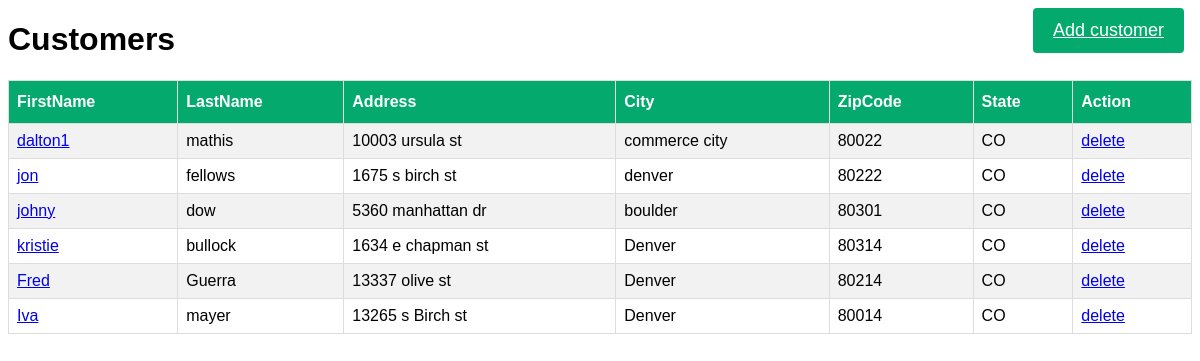
Before: /customers/ with the older database file.
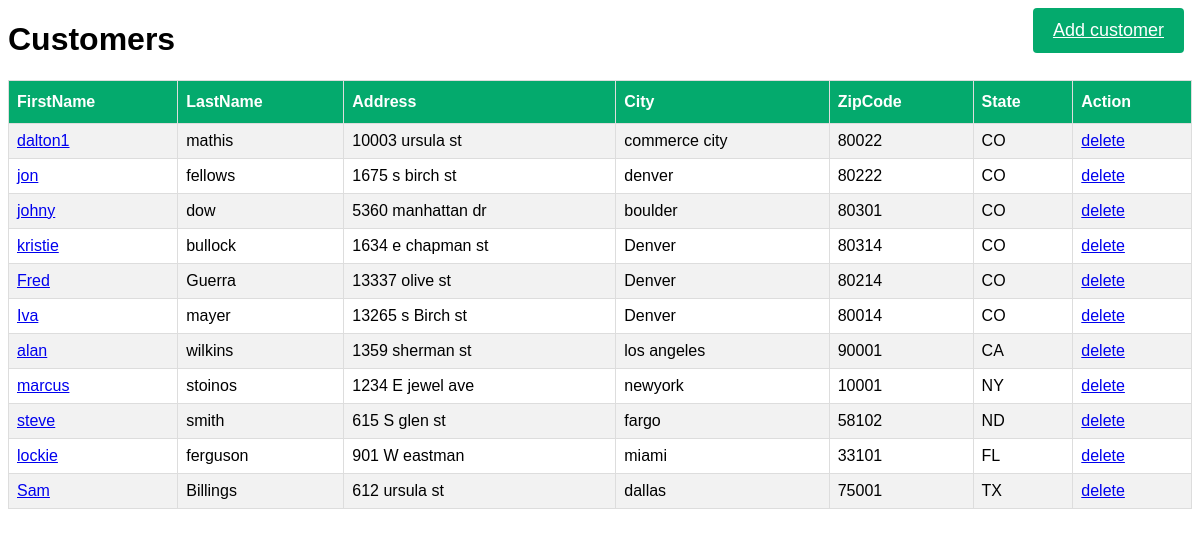
After: the same page with the newer database file.
### customers/models.py (models this page shows)
class Customer(models.Model):
  firstname = models.CharField(max_length=255)
  lastname  = models.CharField(max_length=255)
  address   = models.CharField(max_length=255)
  city      = models.CharField(max_length=255)
  zipcode   = models.IntegerField()
  state     = models.CharField(max_length=255)

### customers/views.py (the view)
# urls.py: path('customers/', views.customers, name='customers'),
def customers(request):
    mycustomers= Customer.objects.all().values()
    template = loader.get_template('index.html')
    context = {
      'mycustomers': mycustomers,
    }
    return HttpResponse(template.render(context, request))

### customers/templates/index.html
{% load static %}
<!DOCTYPE html>
<html>
<head>
<link rel="stylesheet" href="{% static 'testapp.css' %}"/>
</head>
<body>
<p>
<a id=addcustomer href="add/">Add customer</a>
</p>
<h1>Customers</h1>
<table id="customers">
<tr>
    <th>FirstName</th>
    <th>LastName</th>
    <th>Address</th>
    <th>City</th>
    <th>ZipCode</th>
    <th>State</th>
    <th>Action</th>
</tr>
{% for x in mycustomers %}
<tr>
<td><a href="update/{{ x.id }}">{{ x.firstname }}</a></td>
<td>{{ x.lastname }}</td>
<td>{{ x.address }}</td>
<td>{{ x.city }}</td>
<td>{{ x.zipcode }}</td>
<td>{{ x.state }}</td>
<td><a href="delete/{{ x.id }}">delete</a></td>
</tr>
{% endfor %}
</table>
</body>
</html>

### customers/static/testapp.css (style rules this page uses)
#customers { font-family: Arial, Helvetica, sans-serif; border-collapse: collapse; width: 100%; }
#customers td, #customers th { border: 1px solid #ddd; padding: 8px; }
#customers tr:nth-child(even) { background-color: #f2f2f2; }
#customers th { padding-top: 12px; padding-bottom: 12px; text-align: left; background-color: #04AA6D; color: white; }
#addcustomer { background-color: #04AA6D; color: white; padding: 12px 20px; border: none; border-radius: 4px; cursor: pointer; position: absolute; top: 8px; right: 16px; font-size: 18px; }
body { font-family: Arial, Helvetica, sans-serif; }
* { box-sizing: border-box; }

Changed rows visible on the page:
added Customer: firstname "alan", lastname "wilkins", address "1359 sherman st", city "los angeles", zipcode "90001", state "CA"
added Customer: firstname "marcus", lastname "stoinos", address "1234 E jewel ave", city "newyork", zipcode "10001", state "NY"
added Customer: firstname "steve", lastname "smith", address "615 S glen st", city "fargo", zipcode "58102", state "ND"
added Customer: firstname "lockie", lastname "ferguson", address "901 W eastman", city "miami", zipcode "33101", state "FL"
added Customer: firstname "Sam", lastname "Billings", address "612 ursula st", city "dallas", zipcode "75001", state "TX"
